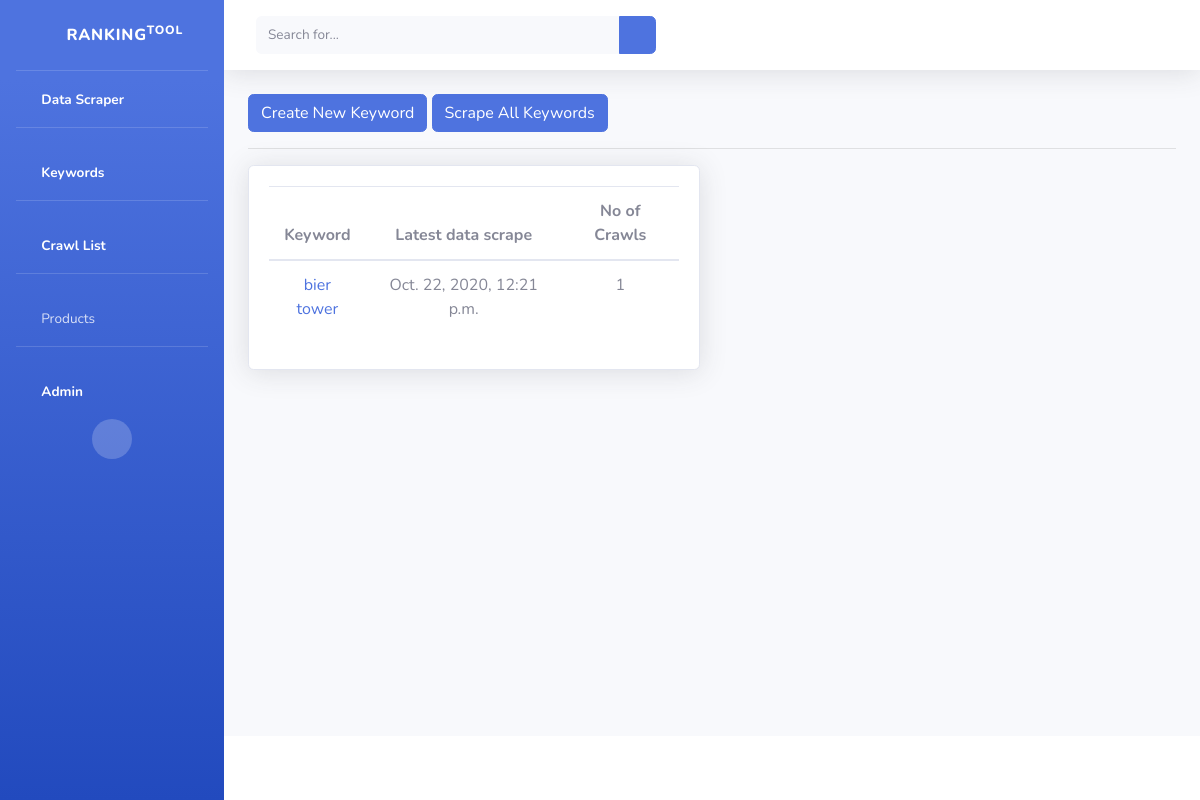
The app's page /keyword/, older data.
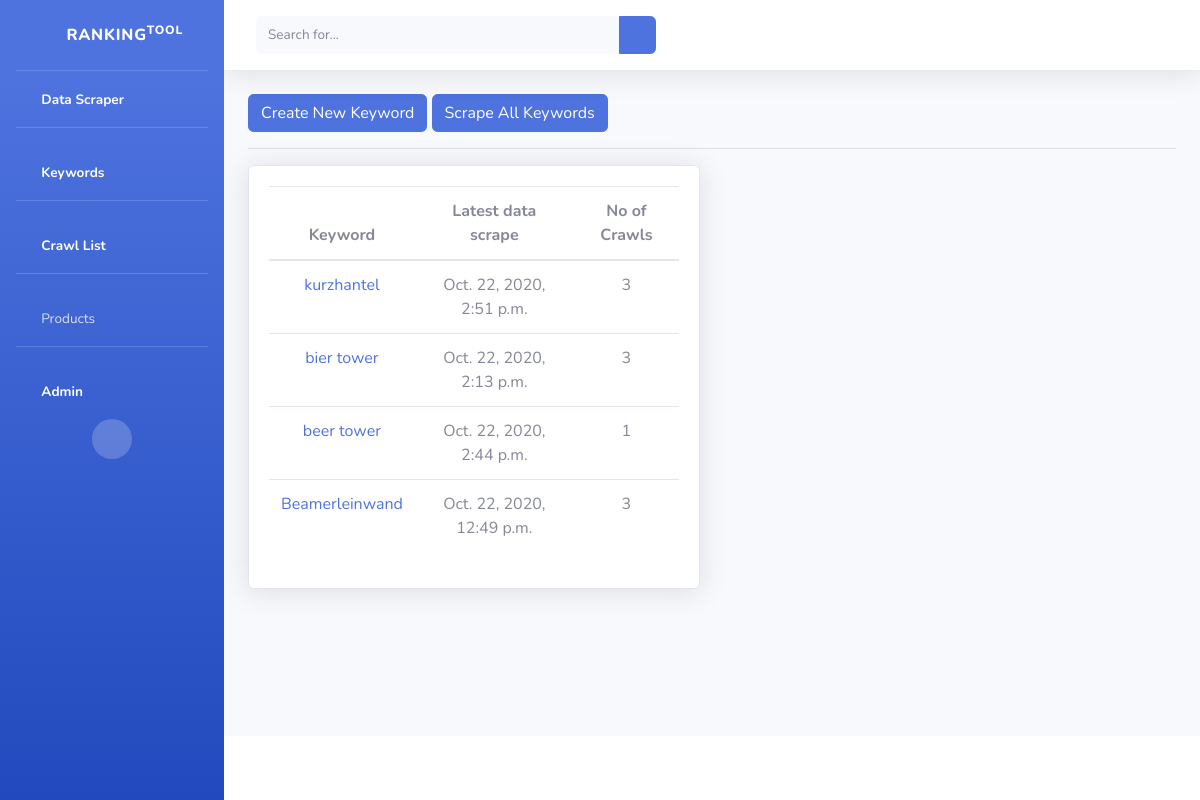
The same page, newer data.
### RankingTool/models.py (models this page shows, shortened)
class Keyword(models.Model):
    keyword = models.CharField(max_length=200,default="")
    @property
    def latest_update(self):
        try:
            latest_crawl_date = KeywordCrawl.objects.filter(keyword__keyword=self.keyword).order_by('-date')[0].date
        except:
            latest_crawl_date = 0
        return latest_crawl_date
    @property
    def no_of_crawls(self):
        try:
            crawls = len(KeywordCrawl.objects.filter(keyword__keyword=self.keyword))
        except:
            crawls = 0
        return crawls

class KeywordCrawl(models.Model):
    keyword = models.ForeignKey(Keyword,default=None, on_delete= models.CASCADE)
    date = models.DateTimeField(default=datetime.now)
    products = models.ManyToManyField(ScrapeProduct)
    marketplace = models.ForeignKey(Marketplace, default=None, on_delete= models.CASCADE, null=True)

### RankingTool/views.py (the view)
# urls.py: path('keyword/', keyword_list_view, name="keyword-list"),
def keyword_list_view(request):
    keywords = Keyword.objects.all().order_by('-keyword')
    context = {
        'keywords': keywords
    }
    return render(request, "keyword/keyword_list.html", context)

### templates/keyword/keyword_list.html
{% extends 'base.html' %}
{% block content %}
<a class="btn btn-primary" href="{% url 'keyword-create' %}">Create New Keyword</a>
<a class="btn btn-primary" href="{% url 'scrape-all-keywords' %}">Scrape All Keywords</a>
<hr>
<div class="row">
  <div class="col-6">
    <div class="card shadow">
      <div class="card-body">
        <table class="table" style="text-align: center;">
          <thead>
            <tr>
              <th scope="col">Keyword</th>
              <th scope="col">Latest data scrape</th>
              <th scope="col">No of Crawls</th>
            </tr>
          </thead>
          <tbody>
            {% for keyword in keywords %}
              <tr>
                <td><a href="{% url 'keyword-detail' keyword.id %}">{{ keyword.keyword}}</a></td>
                <td>{{ keyword.latest_update}}</td>
                <td style="text-align: center;">{{ keyword.no_of_crawls }}</td>
              </tr>
            {% endfor %}
          </tbody>
        </table>
      </div>
    </div>
  </div>
</div>
{% endblock content %}

Row changes from the older to the newer data that the page shows:
added Keyword: keyword "kurzhantel", latest_update "Oct. 22, 2020, 2:51 p.m.", no_of_crawls "3"
computed for Keyword "bier tower": latest_update "Oct. 22, 2020, 12:21 p.m." → "Oct. 22, 2020, 2:13 p.m."; no_of_crawls "1" → "3"
added Keyword: keyword "beer tower", latest_update "Oct. 22, 2020, 2:44 p.m.", no_of_crawls "1"
added Keyword: keyword "Beamerleinwand", latest_update "Oct. 22, 2020, 12:49 p.m.", no_of_crawls "3"
